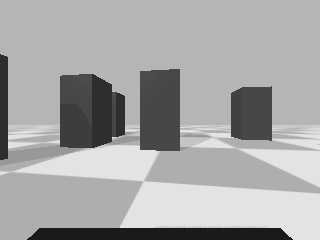
#> input picture Spring_2026/nav_dataset/images/img_0000071.png, 320 x 240 px
$ python -i feature_extractor.py   (imports and definitions only)
#> lines starting #> are read from the running program, lines starting #| are printed output that depends on the picture; after the words box and inside, x2 and y2 are one past the last pixel; in counts of white or black regions, pixels touching at a corner belong together
#> further down, picture is the input picture: shape (240, 320, 3); min 24, max 227, mean 166


import numpy as np
import cv2

class CNNFeatureExtractor:

    def __init__(self, img_width=320, img_height=240, fov_deg=90):
        self.W   = img_width
        self.H   = img_height
        self.fov = fov_deg
        self.cx  = img_width  / 2.0
        self.cy  = img_height / 2.0
        self.fl  = (img_width / 2.0) / np.tan(np.deg2rad(fov_deg / 2))

        self.prev_gray = None
        self.feature_dim = 16

    def extract(self, rgba_frame):
        gray = cv2.cvtColor(rgba_frame, cv2.COLOR_RGBA2GRAY)
        rgb  = rgba_frame[:, :, :3]

        f_goal  = self._extract_goal_features(rgb)        # [dist, angle, visible]
        f_obs   = self._extract_obstacle_features(gray)   # [5 dists, 5 angles, density]
        f_flow  = self._extract_optical_flow(gray)        # [vx, vy]

        features = np.concatenate([f_goal, f_obs, f_flow])
        assert features.shape[0] == self.feature_dim, \
            f"Expected {self.feature_dim} features, got {features.shape[0]}"

        return features.astype(np.float32)

    def _extract_goal_features(self, rgb):
        r, g, b = rgb[:,:,0], rgb[:,:,1], rgb[:,:,2]
        green_mask = ((g.astype(int) - r.astype(int) > 40) &
                      (g.astype(int) - b.astype(int) > 40) &
                      (g > 80))
#> green_mask: shape (240, 320) bool; every value is 0
        green_mask = green_mask.astype(np.uint8) * 255


        kernel     = np.ones((5, 5), np.uint8)
        green_mask = cv2.morphologyEx(green_mask, cv2.MORPH_OPEN,  kernel)
        green_mask = cv2.morphologyEx(green_mask, cv2.MORPH_CLOSE, kernel)

        moments = cv2.moments(green_mask)
#> moments = moments, m00 0
#> in extract, `f_goal  = self._extract_goal_features(rgb)`: f_goal = [1, 0, 0]

        if moments["m00"] > 100:
            # centroid of green blob
            cx_blob = moments["m10"] / moments["m00"]
            cy_blob = moments["m01"] / moments["m00"]

            angle_error = np.arctan2(cx_blob - self.cx, self.fl)

            area          = moments["m00"] / 255.0
            dist_estimate = np.clip(1.0 / (np.sqrt(area) / self.W + 0.01), 0, 10.0)
            dist_estimate = dist_estimate / 10.0   # normalise to [0,1]

            goal_visible  = 1.0
        else:
            angle_error   = 0.0
            dist_estimate = 1.0   # assume far
            goal_visible  = 0.0

        return np.array([dist_estimate, angle_error, goal_visible], dtype=np.float32)


    def _extract_obstacle_features(self, gray):
        blurred = cv2.GaussianBlur(gray, (7, 7), 0)
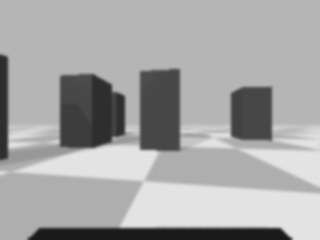
#> blurred: shape (240, 320); min 26, max 227, mean 166

        # obstacle = darker than threshold (red boxes in dim scene)
        _, obs_mask = cv2.threshold(blurred, 80, 255, cv2.THRESH_BINARY_INV)
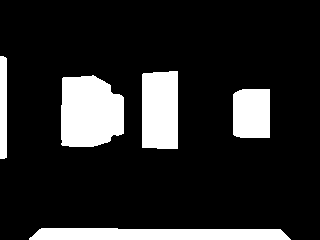
#> obs_mask: shape (240, 320); 15.6% white; 5 white regions, box (x1, y1, x2, y2) and area: (61, 75, 124, 147) 3899, (29, 228, 291, 240) 2851, (142, 71, 178, 149) 2754, (233, 89, 270, 138) 1780, (0, 56, 7, 159) 715

        n_cols      = 5
        col_width   = self.W // n_cols
        obs_dists   = []
        obs_angles  = []

        for c in range(n_cols):
            col_start = c * col_width
            col_end   = col_start + col_width
            col_mask  = obs_mask[:, col_start:col_end]

            # fraction of column that is obstacle
            frac = np.sum(col_mask > 0) / (col_mask.size + 1e-6)

            # convert fraction → proximity (0=far, 1=very close)
            proximity = np.clip(frac * 5.0, 0.0, 1.0)
            obs_dists.append(proximity)

            # angle of this column's centre
            col_cx    = col_start + col_width / 2.0
            angle     = np.arctan2(col_cx - self.cx, self.fl)
            obs_angles.append(angle)
#> this loop made 5 passes
#> (frac, proximity) on passes 1 to 5: (0.081, 0.405), (0.292, 1), (0.225, 1), (0.117, 0.585), (0.0661, 0.331)
#> pass 1, in _extract_obstacle_features, `col_mask  = obs_mask[:, col_start:col_end]`:
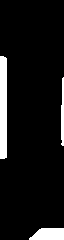
#> col_mask: shape (240, 64); 8.1% white; 3 white regions, box (x1, y1, x2, y2) and area: (0, 56, 7, 159) 715, (29, 228, 64, 240) 355, (61, 77, 64, 146) 174
#> pass 2, in _extract_obstacle_features, `col_mask  = obs_mask[:, col_start:col_end]`:
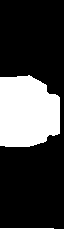
#> col_mask: shape (240, 64); 29.2% white; 2 white regions, box (x1, y1, x2, y2) and area: (0, 75, 60, 147) 3725, (0, 228, 64, 240) 758
#> pass 3, in _extract_obstacle_features, `col_mask  = obs_mask[:, col_start:col_end]`:
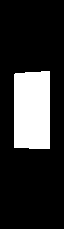
#> col_mask: shape (240, 64); 22.5% white; 2 white regions, box (x1, y1, x2, y2) and area: (14, 71, 50, 149) 2754, (0, 229, 64, 240) 704
#> after the loop, obs_angles = [-0.675, -0.381, 0, 0.381, 0.675]; obs_dists = [0.405, 1, 1, 0.585, 0.331]

        # overall clutter density
        density = np.sum(obs_mask > 0) / (obs_mask.size + 1e-6)
#> density = 0.156
        density = np.clip(density * 3.0, 0.0, 1.0)
#> density = 0.469

        return np.array(obs_dists + obs_angles + [density], dtype=np.float32)


    def _extract_optical_flow(self, gray):
        if self.prev_gray is None:
            self.prev_gray = gray.copy()
            return np.zeros(2, dtype=np.float32)

        # find good corners to track
        feature_params = dict(maxCorners=30, qualityLevel=0.3,
                              minDistance=7, blockSize=7)
        prev_pts = cv2.goodFeaturesToTrack(
            self.prev_gray, mask=None, **feature_params
        )

        if prev_pts is None or len(prev_pts) < 3:
            self.prev_gray = gray.copy()
            return np.zeros(2, dtype=np.float32)

        lk_params = dict(winSize=(15, 15), maxLevel=2,
                         criteria=(cv2.TERM_CRITERIA_EPS |
                                   cv2.TERM_CRITERIA_COUNT, 10, 0.03))

        next_pts, status, _ = cv2.calcOpticalFlowPyrLK(
            self.prev_gray, gray, prev_pts, None, **lk_params
        )

        good_prev = prev_pts[status == 1]
        good_next = next_pts[status == 1]

        if len(good_prev) == 0:
            self.prev_gray = gray.copy()
            return np.zeros(2, dtype=np.float32)

        flow      = good_next - good_prev       # shape (N, 2)
        mean_flow = flow.mean(axis=0)           # [fx, fy]

        # normalise: typical pixel flow ~5-20px per frame
        mean_flow = np.clip(mean_flow / 20.0, -1.0, 1.0)

        self.prev_gray = gray.copy()
        return mean_flow.astype(np.float32)


class SyntheticFrameGenerator:

    # [49 lines left out: functions __init__, render, _world_to_pixel, not called in this run]


# [25 lines not run here, left out]

>>> import cv2
>>> picture = cv2.cvtColor(cv2.imread('../nav_dataset/images/img_0000071.png'), cv2.COLOR_BGR2RGB)
>>> result = CNNFeatureExtractor().extract(picture)
#> in extract, `f_obs   = self._extract_obstacle_features(gray)`: f_obs = [0.405, 1, 1, 0.585, 0.331, -0.675, -0.381, 0, 0.381, 0.675, 0.469]
#> in extract, `f_flow  = self._extract_optical_flow(gray)`: f_flow = [0, 0]
#> in extract, `features = np.concatenate([f_goal, f_obs, f_flow])`: features = [1, 0, 0, 0.405, 1, 1, 0.585, 0.331, -0.675, -0.381, 0, 0.381, 0.675, 0.469, 0, 0]
#> result has the same summary as features in extract

$ run again, on Spring_2026/nav_dataset/images/img_0000100.png
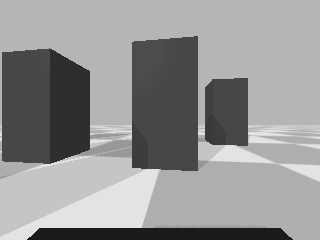
#> input picture Spring_2026/nav_dataset/images/img_0000100.png, 320 x 240 px
#> picture is the input picture: shape (240, 320, 3); min 25, max 227, mean 147.4
#> green_mask: shape (240, 320) bool; every value is 0
#> moments = moments, m00 0
#> f_goal = [1, 0, 0]
#> in _extract_obstacle_features, `_, obs_mask = cv2.threshold(blurred, 80, 255, cv2.THRESH_BINARY_INV)`:
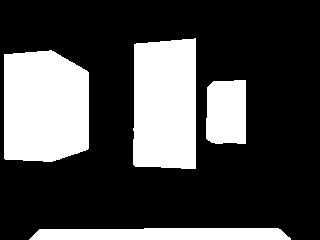
#> obs_mask: shape (240, 320); 28.6% white; 4 white regions, box (x1, y1, x2, y2) and area: (4, 50, 89, 162) 8708, (133, 38, 196, 169) 7889, (29, 228, 291, 240) 2909, (206, 80, 246, 144) 2439
#> the loop in _extract_obstacle_features, `for c in range(n_cols):` made 5 passes
#> (frac, proximity) on passes 1 to 5: (0.443, 1), (0.191, 0.954), (0.529, 1), (0.243, 1), (0.0231, 0.116)
#> pass 3, in _extract_obstacle_features, `col_mask  = obs_mask[:, col_start:col_end]`:
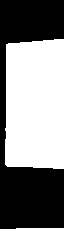
#> col_mask: shape (240, 64); 52.9% white; 1 black region, box (x1, y1, x2, y2) and area: (0, 0, 64, 229) 7241
#> after the loop in _extract_obstacle_features, `for c in range(n_cols):`: obs_angles = [-0.675, -0.381, 0, 0.381, 0.675]; obs_dists = [1, 0.954, 1, 1, 0.116]
#> in _extract_obstacle_features, `density = np.sum(obs_mask > 0) / (obs_mask.size + 1e-6)`: density = 0.286
#> in _extract_obstacle_features, `density = np.clip(density * 3.0, 0.0, 1.0)`: density = 0.857
#> f_obs = [1, 0.954, 1, 1, 0.116, -0.675, -0.381, 0, 0.381, 0.675, 0.857]
#> f_flow = [0, 0]
#> features = [1, 0, 0, 1, 0.954, 1, 1, 0.116, -0.675, -0.381, 0, 0.381, 0.675, 0.857, 0, 0]
#> result has the same summary as features in extract

$ run again, on Spring_2026/nav_dataset/images/img_0000103.png
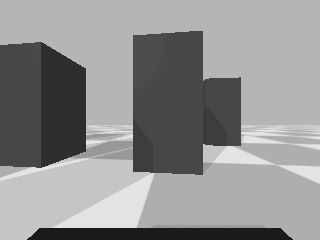
#> input picture Spring_2026/nav_dataset/images/img_0000103.png, 320 x 240 px
#> picture is the input picture: shape (240, 320, 3); min 24, max 227, mean 144.3
#> green_mask: shape (240, 320) bool; every value is 0
#> moments = moments, m00 0
#> f_goal = [1, 0, 0]
#> in _extract_obstacle_features, `_, obs_mask = cv2.threshold(blurred, 80, 255, cv2.THRESH_BINARY_INV)`:
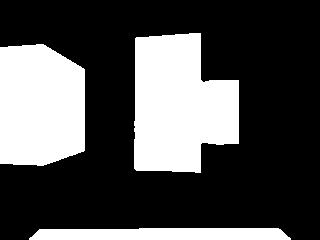
#> obs_mask: shape (240, 320); 31% white; 3 white regions, box (x1, y1, x2, y2) and area: (134, 33, 239, 173) 11470, (0, 44, 85, 166) 9416, (29, 228, 291, 240) 2916
#> the loop in _extract_obstacle_features, `for c in range(n_cols):` made 5 passes
#> (frac, proximity) on passes 1 to 5: (0.509, 1), (0.172, 0.858), (0.556, 1), (0.29, 1), (0.0231, 0.116)
#> pass 3, in _extract_obstacle_features, `col_mask  = obs_mask[:, col_start:col_end]`:
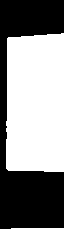
#> col_mask: shape (240, 64); 55.6% white; 1 black region, box (x1, y1, x2, y2) and area: (0, 0, 64, 229) 6815
#> after the loop in _extract_obstacle_features, `for c in range(n_cols):`: obs_angles = [-0.675, -0.381, 0, 0.381, 0.675]; obs_dists = [1, 0.858, 1, 1, 0.116]
#> in _extract_obstacle_features, `density = np.sum(obs_mask > 0) / (obs_mask.size + 1e-6)`: density = 0.31
#> in _extract_obstacle_features, `density = np.clip(density * 3.0, 0.0, 1.0)`: density = 0.93
#> f_obs = [1, 0.858, 1, 1, 0.116, -0.675, -0.381, 0, 0.381, 0.675, 0.93]
#> f_flow = [0, 0]
#> features = [1, 0, 0, 1, 0.858, 1, 1, 0.116, -0.675, -0.381, 0, 0.381, 0.675, 0.93, 0, 0]
#> result has the same summary as features in extract

$ run again, on Spring_2026/nav_dataset/images/img_0000109.png
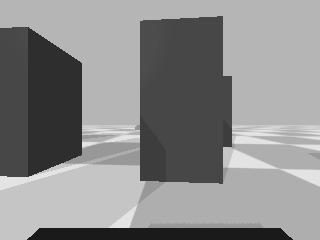
#> input picture Spring_2026/nav_dataset/images/img_0000109.png, 320 x 240 px
#> picture is the input picture: shape (240, 320, 3); min 24, max 227, mean 138.5
#> green_mask: shape (240, 320) bool; every value is 0
#> moments = moments, m00 0
#> f_goal = [1, 0, 0]
#> in _extract_obstacle_features, `_, obs_mask = cv2.threshold(blurred, 80, 255, cv2.THRESH_BINARY_INV)`:
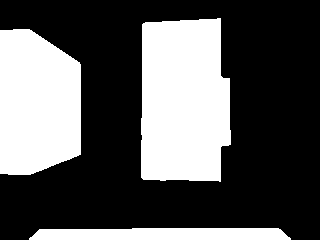
#> obs_mask: shape (240, 320); 34.7% white; 3 white regions, box (x1, y1, x2, y2) and area: (141, 18, 231, 182) 13328, (0, 29, 81, 175) 10406, (29, 228, 291, 240) 2923
#> the loop in _extract_obstacle_features, `for c in range(n_cols):` made 5 passes
#> (frac, proximity) on passes 1 to 5: (0.588, 1), (0.157, 0.785), (0.571, 1), (0.397, 1), (0.0231, 0.116)
#> pass 3, in _extract_obstacle_features, `col_mask  = obs_mask[:, col_start:col_end]`:
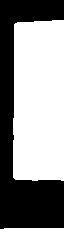
#> col_mask: shape (240, 64); 57.1% white; 1 black region, box (x1, y1, x2, y2) and area: (0, 0, 64, 229) 6595
#> after the loop in _extract_obstacle_features, `for c in range(n_cols):`: obs_angles = [-0.675, -0.381, 0, 0.381, 0.675]; obs_dists = [1, 0.785, 1, 1, 0.116]
#> in _extract_obstacle_features, `density = np.sum(obs_mask > 0) / (obs_mask.size + 1e-6)`: density = 0.347
#> in _extract_obstacle_features, `density = np.clip(density * 3.0, 0.0, 1.0)`: density = 1
#> f_obs = [1, 0.785, 1, 1, 0.116, -0.675, -0.381, 0, 0.381, 0.675, 1]
#> f_flow = [0, 0]
#> features = [1, 0, 0, 1, 0.785, 1, 1, 0.116, -0.675, -0.381, 0, 0.381, 0.675, 1, 0, 0]
#> result has the same summary as features in extract
